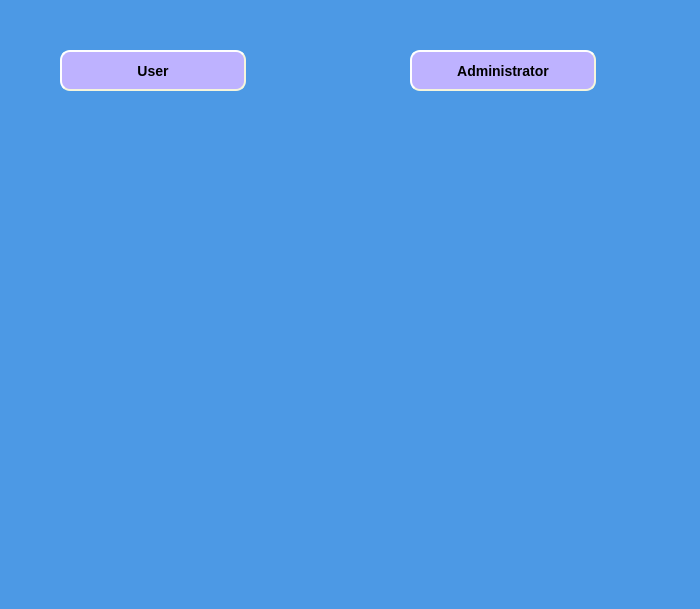
<?xml version="1.0" encoding="UTF-8"?>
<ui version="4.0">
 <class>MainWindow</class>
 <widget class="QMainWindow" name="MainWindow">
  <property name="geometry">
   <rect>
    <x>0</x>
    <y>0</y>
    <width>700</width>
    <height>609</height>
   </rect>
  </property>
  <property name="windowTitle">
   <string>MainWindow</string>
  </property>
  <property name="styleSheet">
   <string notr="true">background-color: rgb(76, 153, 229);
</string>
  </property>
  <widget class="QWidget" name="centralwidget">
   <widget class="QPushButton" name="userBT">
    <property name="geometry">
     <rect>
      <x>60</x>
      <y>50</y>
      <width>186</width>
      <height>41</height>
     </rect>
    </property>
    <property name="font">
     <font>
      <pointsize>-1</pointsize>
      <weight>75</weight>
      <italic>false</italic>
      <bold>true</bold>
      <kerning>true</kerning>
     </font>
    </property>
    <property name="styleSheet">
     <string notr="true">background-color: rgb(190, 178, 255);
border-style: outset;
border-width: 2px;
border-radius: 10px;
border-color: beige;
font: bold 14px;
min-width: 10em;
padding: 6px;
</string>
    </property>
    <property name="text">
     <string>User</string>
    </property>
   </widget>
   <widget class="QPushButton" name="AdministratorBT">
    <property name="geometry">
     <rect>
      <x>410</x>
      <y>50</y>
      <width>186</width>
      <height>41</height>
     </rect>
    </property>
    <property name="font">
     <font>
      <pointsize>-1</pointsize>
      <weight>75</weight>
      <italic>false</italic>
      <bold>true</bold>
      <kerning>true</kerning>
     </font>
    </property>
    <property name="styleSheet">
     <string notr="true">background-color: rgb(190, 178, 255);
border-style: outset;
border-width: 2px;
border-radius: 10px;
border-color: beige;
font: bold 14px;
min-width: 10em;
padding: 6px;
</string>
    </property>
    <property name="text">
     <string>Administrator</string>
    </property>
   </widget>
   <widget class="QLabel" name="label">
    <property name="geometry">
     <rect>
      <x>0</x>
      <y>180</y>
      <width>701</width>
      <height>391</height>
     </rect>
    </property>
    <property name="text">
     <string/>
    </property>
    <property name="pixmap">
     <pixmap>../microphoneBackground.png</pixmap>
    </property>
    <property name="scaledContents">
     <bool>true</bool>
    </property>
   </widget>
  </widget>
  <widget class="QMenuBar" name="menubar">
   <property name="geometry">
    <rect>
     <x>0</x>
     <y>0</y>
     <width>700</width>
     <height>21</height>
    </rect>
   </property>
  </widget>
  <widget class="QStatusBar" name="statusbar"/>
 </widget>
 <connections/>
</ui>
